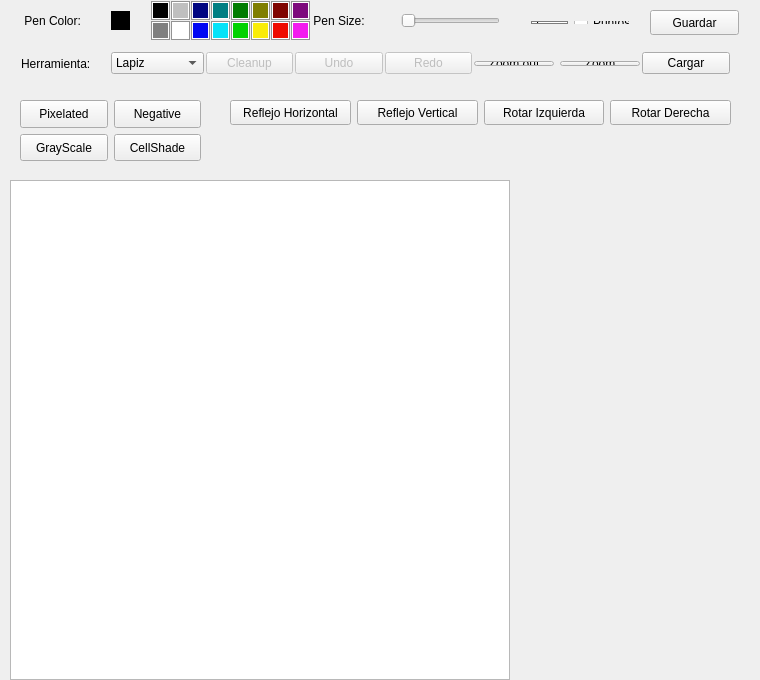
<?xml version="1.0" encoding="UTF-8"?>
<ui version="4.0">
 <class>Whiteboard</class>
 <widget class="QWidget" name="Whiteboard">
  <property name="enabled">
   <bool>true</bool>
  </property>
  <property name="geometry">
   <rect>
    <x>0</x>
    <y>0</y>
    <width>760</width>
    <height>680</height>
   </rect>
  </property>
  <property name="sizePolicy">
   <sizepolicy hsizetype="Fixed" vsizetype="Fixed">
    <horstretch>0</horstretch>
    <verstretch>0</verstretch>
   </sizepolicy>
  </property>
  <property name="minimumSize">
   <size>
    <width>501</width>
    <height>320</height>
   </size>
  </property>
  <property name="windowTitle">
   <string>Whiteboard</string>
  </property>
  <layout class="QGridLayout" name="gridLayout">
   <property name="leftMargin">
    <number>0</number>
   </property>
   <property name="topMargin">
    <number>0</number>
   </property>
   <property name="rightMargin">
    <number>0</number>
   </property>
   <property name="bottomMargin">
    <number>0</number>
   </property>
   <property name="spacing">
    <number>0</number>
   </property>
   <item row="0" column="0">
    <widget class="QWidget" name="centralWidget" native="true">
     <property name="sizePolicy">
      <sizepolicy hsizetype="Preferred" vsizetype="Preferred">
       <horstretch>0</horstretch>
       <verstretch>0</verstretch>
      </sizepolicy>
     </property>
     <property name="minimumSize">
      <size>
       <width>501</width>
       <height>71</height>
      </size>
     </property>
     <widget class="QWidget" name="verticalLayoutWidget">
      <property name="geometry">
       <rect>
        <x>10</x>
        <y>0</y>
        <width>82</width>
        <height>41</height>
       </rect>
      </property>
      <layout class="QVBoxLayout" name="verticalLayout">
       <item>
        <widget class="QLabel" name="color_header">
         <property name="text">
          <string> Pen Color:  </string>
         </property>
        </widget>
       </item>
      </layout>
     </widget>
     <widget class="QWidget" name="verticalLayoutWidget_4">
      <property name="geometry">
       <rect>
        <x>390</x>
        <y>0</y>
        <width>121</width>
        <height>41</height>
       </rect>
      </property>
      <layout class="QVBoxLayout" name="verticalLayout_4">
       <item>
        <widget class="QSlider" name="horizontalSlider">
         <property name="minimum">
          <number>1</number>
         </property>
         <property name="maximum">
          <number>10</number>
         </property>
         <property name="value">
          <number>1</number>
         </property>
         <property name="sliderPosition">
          <number>1</number>
         </property>
         <property name="orientation">
          <enum>Qt::Horizontal</enum>
         </property>
         <property name="tickInterval">
          <number>1</number>
         </property>
        </widget>
       </item>
      </layout>
     </widget>
     <widget class="QWidget" name="verticalLayoutWidget_5">
      <property name="geometry">
       <rect>
        <x>520</x>
        <y>10</y>
        <width>121</width>
        <height>25</height>
       </rect>
      </property>
      <layout class="QHBoxLayout" name="horizontalLayout_7">
       <item>
        <widget class="QSpinBox" name="spinBox">
         <property name="styleSheet">
          <string notr="true">border-style: solid;
border-width: 1px;
border-color: rgb(125, 125, 125);</string>
         </property>
         <property name="wrapping">
          <bool>false</bool>
         </property>
         <property name="accelerated">
          <bool>true</bool>
         </property>
         <property name="minimum">
          <number>1</number>
         </property>
         <property name="maximum">
          <number>10</number>
         </property>
         <property name="value">
          <number>1</number>
         </property>
        </widget>
       </item>
       <item>
        <widget class="QCheckBox" name="checkBox">
         <property name="sizePolicy">
          <sizepolicy hsizetype="Preferred" vsizetype="Preferred">
           <horstretch>0</horstretch>
           <verstretch>0</verstretch>
          </sizepolicy>
         </property>
         <property name="cursor">
          <cursorShape>PointingHandCursor</cursorShape>
         </property>
         <property name="text">
          <string>Puntos</string>
         </property>
        </widget>
       </item>
      </layout>
     </widget>
     <widget class="QLabel" name="size_header">
      <property name="geometry">
       <rect>
        <x>310</x>
        <y>0</y>
        <width>71</width>
        <height>41</height>
       </rect>
      </property>
      <property name="text">
       <string> Pen Size:  </string>
      </property>
     </widget>
     <widget class="QFrame" name="frame_2">
      <property name="geometry">
       <rect>
        <x>150</x>
        <y>0</y>
        <width>21</width>
        <height>21</height>
       </rect>
      </property>
      <property name="styleSheet">
       <string notr="true">background-color: rgb(191, 191, 191);
margin:0.75px;</string>
      </property>
      <property name="frameShape">
       <enum>QFrame::StyledPanel</enum>
      </property>
      <property name="frameShadow">
       <enum>QFrame::Raised</enum>
      </property>
      <widget class="QPushButton" name="black">
       <property name="geometry">
        <rect>
         <x>0</x>
         <y>0</y>
         <width>21</width>
         <height>21</height>
        </rect>
       </property>
       <property name="cursor">
        <cursorShape>PointingHandCursor</cursorShape>
       </property>
       <property name="styleSheet">
        <string notr="true">border: 1px solid rgb(255, 255, 255);
margin: 2px;
background: black;</string>
       </property>
       <property name="text">
        <string/>
       </property>
      </widget>
     </widget>
     <widget class="QFrame" name="frame_3">
      <property name="geometry">
       <rect>
        <x>170</x>
        <y>0</y>
        <width>21</width>
        <height>21</height>
       </rect>
      </property>
      <property name="styleSheet">
       <string notr="true">background-color: rgb(191, 191, 191);
margin:0.75px;</string>
      </property>
      <property name="frameShape">
       <enum>QFrame::StyledPanel</enum>
      </property>
      <property name="frameShadow">
       <enum>QFrame::Raised</enum>
      </property>
      <widget class="QPushButton" name="l_grey">
       <property name="geometry">
        <rect>
         <x>0</x>
         <y>0</y>
         <width>21</width>
         <height>21</height>
        </rect>
       </property>
       <property name="cursor">
        <cursorShape>PointingHandCursor</cursorShape>
       </property>
       <property name="styleSheet">
        <string notr="true">border: 1px solid rgb(255, 255, 255);
margin: 2px;
background-color: rgb(191, 191, 191);</string>
       </property>
       <property name="text">
        <string/>
       </property>
      </widget>
     </widget>
     <widget class="QFrame" name="frame_4">
      <property name="geometry">
       <rect>
        <x>190</x>
        <y>0</y>
        <width>21</width>
        <height>21</height>
       </rect>
      </property>
      <property name="styleSheet">
       <string notr="true">background-color: rgb(191, 191, 191);
margin:0.75px;</string>
      </property>
      <property name="frameShape">
       <enum>QFrame::StyledPanel</enum>
      </property>
      <property name="frameShadow">
       <enum>QFrame::Raised</enum>
      </property>
      <widget class="QPushButton" name="blue">
       <property name="geometry">
        <rect>
         <x>0</x>
         <y>0</y>
         <width>21</width>
         <height>21</height>
        </rect>
       </property>
       <property name="cursor">
        <cursorShape>PointingHandCursor</cursorShape>
       </property>
       <property name="styleSheet">
        <string notr="true">border: 1px solid rgb(255, 255, 255);
margin: 2px;
background-color: rgb(0, 5, 129);</string>
       </property>
       <property name="text">
        <string/>
       </property>
      </widget>
     </widget>
     <widget class="QFrame" name="frame_5">
      <property name="geometry">
       <rect>
        <x>270</x>
        <y>0</y>
        <width>21</width>
        <height>21</height>
       </rect>
      </property>
      <property name="styleSheet">
       <string notr="true">background-color: rgb(191, 191, 191);
margin:0.75px;</string>
      </property>
      <property name="frameShape">
       <enum>QFrame::StyledPanel</enum>
      </property>
      <property name="frameShadow">
       <enum>QFrame::Raised</enum>
      </property>
      <widget class="QPushButton" name="d_red">
       <property name="geometry">
        <rect>
         <x>0</x>
         <y>0</y>
         <width>21</width>
         <height>21</height>
        </rect>
       </property>
       <property name="cursor">
        <cursorShape>PointingHandCursor</cursorShape>
       </property>
       <property name="styleSheet">
        <string notr="true">border: 1px solid rgb(255, 255, 255);
margin: 2px;
background-color: rgb(128, 4, 0);</string>
       </property>
       <property name="text">
        <string/>
       </property>
      </widget>
     </widget>
     <widget class="QFrame" name="frame_8">
      <property name="geometry">
       <rect>
        <x>210</x>
        <y>0</y>
        <width>21</width>
        <height>20</height>
       </rect>
      </property>
      <property name="styleSheet">
       <string notr="true">background-color: rgb(191, 191, 191);
margin:0.75px;</string>
      </property>
      <property name="frameShape">
       <enum>QFrame::StyledPanel</enum>
      </property>
      <property name="frameShadow">
       <enum>QFrame::Raised</enum>
      </property>
      <widget class="QPushButton" name="sea">
       <property name="geometry">
        <rect>
         <x>0</x>
         <y>0</y>
         <width>21</width>
         <height>21</height>
        </rect>
       </property>
       <property name="cursor">
        <cursorShape>PointingHandCursor</cursorShape>
       </property>
       <property name="styleSheet">
        <string notr="true">border: 1px solid rgb(255, 255, 255);
margin: 2px;
background-color: rgb(0, 127, 131);</string>
       </property>
       <property name="text">
        <string/>
       </property>
      </widget>
     </widget>
     <widget class="QFrame" name="frame_7">
      <property name="geometry">
       <rect>
        <x>230</x>
        <y>0</y>
        <width>21</width>
        <height>21</height>
       </rect>
      </property>
      <property name="styleSheet">
       <string notr="true">background-color: rgb(191, 191, 191);
margin:0.75px;</string>
      </property>
      <property name="frameShape">
       <enum>QFrame::StyledPanel</enum>
      </property>
      <property name="frameShadow">
       <enum>QFrame::Raised</enum>
      </property>
      <widget class="QPushButton" name="green">
       <property name="geometry">
        <rect>
         <x>0</x>
         <y>0</y>
         <width>21</width>
         <height>21</height>
        </rect>
       </property>
       <property name="cursor">
        <cursorShape>PointingHandCursor</cursorShape>
       </property>
       <property name="styleSheet">
        <string notr="true">border: 1px solid rgb(255, 255, 255);
margin: 2px;
background-color: rgb(0, 124, 0);</string>
       </property>
       <property name="text">
        <string/>
       </property>
      </widget>
     </widget>
     <widget class="QFrame" name="frame_6">
      <property name="geometry">
       <rect>
        <x>250</x>
        <y>0</y>
        <width>21</width>
        <height>21</height>
       </rect>
      </property>
      <property name="styleSheet">
       <string notr="true">background-color: rgb(191, 191, 191);
margin:0.75px;</string>
      </property>
      <property name="frameShape">
       <enum>QFrame::StyledPanel</enum>
      </property>
      <property name="frameShadow">
       <enum>QFrame::Raised</enum>
      </property>
      <widget class="QPushButton" name="d_green">
       <property name="geometry">
        <rect>
         <x>0</x>
         <y>0</y>
         <width>21</width>
         <height>21</height>
        </rect>
       </property>
       <property name="cursor">
        <cursorShape>PointingHandCursor</cursorShape>
       </property>
       <property name="styleSheet">
        <string notr="true">border: 1px solid rgb(255, 255, 255);
margin: 2px;
background-color: rgb(128, 127, 0);</string>
       </property>
       <property name="text">
        <string/>
       </property>
      </widget>
     </widget>
     <widget class="QFrame" name="frame_9">
      <property name="geometry">
       <rect>
        <x>290</x>
        <y>0</y>
        <width>21</width>
        <height>21</height>
       </rect>
      </property>
      <property name="styleSheet">
       <string notr="true">background-color: rgb(191, 191, 191);
margin:0.75px;</string>
      </property>
      <property name="frameShape">
       <enum>QFrame::StyledPanel</enum>
      </property>
      <property name="frameShadow">
       <enum>QFrame::Raised</enum>
      </property>
      <widget class="QPushButton" name="violet">
       <property name="geometry">
        <rect>
         <x>0</x>
         <y>0</y>
         <width>21</width>
         <height>21</height>
        </rect>
       </property>
       <property name="cursor">
        <cursorShape>PointingHandCursor</cursorShape>
       </property>
       <property name="styleSheet">
        <string notr="true">border: 1px solid rgb(255, 255, 255);
margin: 2px;
background-color: rgb(126, 10, 125);</string>
       </property>
       <property name="text">
        <string/>
       </property>
      </widget>
     </widget>
     <widget class="QFrame" name="frame_10">
      <property name="geometry">
       <rect>
        <x>290</x>
        <y>20</y>
        <width>21</width>
        <height>21</height>
       </rect>
      </property>
      <property name="styleSheet">
       <string notr="true">background-color: rgb(191, 191, 191);
margin:0.75px;</string>
      </property>
      <property name="frameShape">
       <enum>QFrame::StyledPanel</enum>
      </property>
      <property name="frameShadow">
       <enum>QFrame::Raised</enum>
      </property>
      <widget class="QPushButton" name="pink">
       <property name="geometry">
        <rect>
         <x>0</x>
         <y>0</y>
         <width>21</width>
         <height>21</height>
        </rect>
       </property>
       <property name="cursor">
        <cursorShape>PointingHandCursor</cursorShape>
       </property>
       <property name="styleSheet">
        <string notr="true">border: 1px solid rgb(255, 255, 255);
margin: 2px;
background-color: rgb(243, 26, 239);</string>
       </property>
       <property name="text">
        <string/>
       </property>
      </widget>
     </widget>
     <widget class="QFrame" name="frame_17">
      <property name="geometry">
       <rect>
        <x>150</x>
        <y>20</y>
        <width>21</width>
        <height>21</height>
       </rect>
      </property>
      <property name="styleSheet">
       <string notr="true">background-color: rgb(191, 191, 191);
margin:0.75px;</string>
      </property>
      <property name="frameShape">
       <enum>QFrame::StyledPanel</enum>
      </property>
      <property name="frameShadow">
       <enum>QFrame::Raised</enum>
      </property>
      <widget class="QPushButton" name="grey">
       <property name="geometry">
        <rect>
         <x>0</x>
         <y>0</y>
         <width>21</width>
         <height>21</height>
        </rect>
       </property>
       <property name="cursor">
        <cursorShape>PointingHandCursor</cursorShape>
       </property>
       <property name="styleSheet">
        <string notr="true">border: 1px solid rgb(255, 255, 255);
margin: 2px;
background-color: rgb(128, 128, 128);</string>
       </property>
       <property name="text">
        <string/>
       </property>
      </widget>
     </widget>
     <widget class="QFrame" name="frame_16">
      <property name="geometry">
       <rect>
        <x>170</x>
        <y>20</y>
        <width>21</width>
        <height>21</height>
       </rect>
      </property>
      <property name="styleSheet">
       <string notr="true">background-color: rgb(191, 191, 191);
margin:0.75px;</string>
      </property>
      <property name="frameShape">
       <enum>QFrame::StyledPanel</enum>
      </property>
      <property name="frameShadow">
       <enum>QFrame::Raised</enum>
      </property>
      <widget class="QPushButton" name="white">
       <property name="geometry">
        <rect>
         <x>0</x>
         <y>0</y>
         <width>21</width>
         <height>21</height>
        </rect>
       </property>
       <property name="cursor">
        <cursorShape>PointingHandCursor</cursorShape>
       </property>
       <property name="styleSheet">
        <string notr="true">border: 1px solid rgb(255, 255, 255);
margin: 2px;
background-color: rgb(255, 255, 255);</string>
       </property>
       <property name="text">
        <string/>
       </property>
      </widget>
     </widget>
     <widget class="QFrame" name="frame_15">
      <property name="geometry">
       <rect>
        <x>190</x>
        <y>20</y>
        <width>21</width>
        <height>21</height>
       </rect>
      </property>
      <property name="styleSheet">
       <string notr="true">background-color: rgb(191, 191, 191);
margin:0.75px;</string>
      </property>
      <property name="frameShape">
       <enum>QFrame::StyledPanel</enum>
      </property>
      <property name="frameShadow">
       <enum>QFrame::Raised</enum>
      </property>
      <widget class="QPushButton" name="l_blue">
       <property name="geometry">
        <rect>
         <x>0</x>
         <y>0</y>
         <width>21</width>
         <height>21</height>
        </rect>
       </property>
       <property name="cursor">
        <cursorShape>PointingHandCursor</cursorShape>
       </property>
       <property name="styleSheet">
        <string notr="true">border: 1px solid rgb(255, 255, 255);
margin: 2px;
background-color: rgb(0, 7, 243);</string>
       </property>
       <property name="text">
        <string/>
       </property>
      </widget>
     </widget>
     <widget class="QFrame" name="frame_14">
      <property name="geometry">
       <rect>
        <x>210</x>
        <y>20</y>
        <width>21</width>
        <height>21</height>
       </rect>
      </property>
      <property name="styleSheet">
       <string notr="true">background-color: rgb(191, 191, 191);
margin:0.75px;</string>
      </property>
      <property name="frameShape">
       <enum>QFrame::StyledPanel</enum>
      </property>
      <property name="frameShadow">
       <enum>QFrame::Raised</enum>
      </property>
      <widget class="QPushButton" name="cyan">
       <property name="geometry">
        <rect>
         <x>0</x>
         <y>0</y>
         <width>21</width>
         <height>21</height>
        </rect>
       </property>
       <property name="cursor">
        <cursorShape>PointingHandCursor</cursorShape>
       </property>
       <property name="styleSheet">
        <string notr="true">border: 1px solid rgb(255, 255, 255);
margin: 2px;
background-color: rgb(5, 226, 248);</string>
       </property>
       <property name="text">
        <string/>
       </property>
      </widget>
     </widget>
     <widget class="QFrame" name="frame_13">
      <property name="geometry">
       <rect>
        <x>230</x>
        <y>20</y>
        <width>21</width>
        <height>21</height>
       </rect>
      </property>
      <property name="styleSheet">
       <string notr="true">background-color: rgb(191, 191, 191);
margin:0.75px;</string>
      </property>
      <property name="frameShape">
       <enum>QFrame::StyledPanel</enum>
      </property>
      <property name="frameShadow">
       <enum>QFrame::Raised</enum>
      </property>
      <widget class="QPushButton" name="l_green">
       <property name="geometry">
        <rect>
         <x>0</x>
         <y>0</y>
         <width>21</width>
         <height>21</height>
        </rect>
       </property>
       <property name="cursor">
        <cursorShape>PointingHandCursor</cursorShape>
       </property>
       <property name="styleSheet">
        <string notr="true">border: 1px solid rgb(255, 255, 255);
margin: 2px;
background-color: rgb(1, 210, 0);</string>
       </property>
       <property name="text">
        <string/>
       </property>
      </widget>
     </widget>
     <widget class="QFrame" name="frame_12">
      <property name="geometry">
       <rect>
        <x>250</x>
        <y>20</y>
        <width>21</width>
        <height>21</height>
       </rect>
      </property>
      <property name="styleSheet">
       <string notr="true">background-color: rgb(191, 191, 191);
margin:0.75px;</string>
      </property>
      <property name="frameShape">
       <enum>QFrame::StyledPanel</enum>
      </property>
      <property name="frameShadow">
       <enum>QFrame::Raised</enum>
      </property>
      <widget class="QPushButton" name="yellow">
       <property name="geometry">
        <rect>
         <x>0</x>
         <y>0</y>
         <width>21</width>
         <height>21</height>
        </rect>
       </property>
       <property name="cursor">
        <cursorShape>PointingHandCursor</cursorShape>
       </property>
       <property name="styleSheet">
        <string notr="true">border: 1px solid rgb(255, 255, 255);
margin: 2px;
background-color: rgb(249, 236, 9);</string>
       </property>
       <property name="text">
        <string/>
       </property>
      </widget>
     </widget>
     <widget class="QFrame" name="frame_11">
      <property name="geometry">
       <rect>
        <x>270</x>
        <y>20</y>
        <width>21</width>
        <height>21</height>
       </rect>
      </property>
      <property name="styleSheet">
       <string notr="true">background-color: rgb(191, 191, 191);
margin:0.75px;</string>
      </property>
      <property name="frameShape">
       <enum>QFrame::StyledPanel</enum>
      </property>
      <property name="frameShadow">
       <enum>QFrame::Raised</enum>
      </property>
      <widget class="QPushButton" name="red">
       <property name="geometry">
        <rect>
         <x>0</x>
         <y>0</y>
         <width>21</width>
         <height>21</height>
        </rect>
       </property>
       <property name="cursor">
        <cursorShape>PointingHandCursor</cursorShape>
       </property>
       <property name="styleSheet">
        <string notr="true">border: 1px solid rgb(255, 255, 255);
margin: 2px;
background-color: rgb(239, 11, 0);</string>
       </property>
       <property name="text">
        <string/>
       </property>
      </widget>
     </widget>
     <widget class="QWidget" name="gridLayoutWidget">
      <property name="geometry">
       <rect>
        <x>100</x>
        <y>0</y>
        <width>41</width>
        <height>41</height>
       </rect>
      </property>
      <layout class="QGridLayout" name="gridLayout_2">
       <item row="0" column="0">
        <widget class="QFrame" name="currentColor">
         <property name="maximumSize">
          <size>
           <width>31</width>
           <height>31</height>
          </size>
         </property>
         <property name="styleSheet">
          <string notr="true">background-color: rgb(0, 0, 0);
</string>
         </property>
         <property name="frameShape">
          <enum>QFrame::StyledPanel</enum>
         </property>
         <property name="frameShadow">
          <enum>QFrame::Raised</enum>
         </property>
        </widget>
       </item>
      </layout>
     </widget>
     <widget class="QWidget" name="horizontalLayoutWidget_2">
      <property name="geometry">
       <rect>
        <x>10</x>
        <y>40</y>
        <width>731</width>
        <height>47</height>
       </rect>
      </property>
      <layout class="QHBoxLayout" name="horizontalLayout_3" stretch="0,0,0,0,0,0,0">
       <property name="spacing">
        <number>2</number>
       </property>
       <item>
        <widget class="QLabel" name="shape_header">
         <property name="text">
          <string>Herramienta:</string>
         </property>
        </widget>
       </item>
       <item>
        <widget class="QComboBox" name="typeLine">
         <property name="currentIndex">
          <number>0</number>
         </property>
         <item>
          <property name="text">
           <string>Lapiz</string>
          </property>
         </item>
         <item>
          <property name="text">
           <string>Lapicero</string>
          </property>
         </item>
         <item>
          <property name="text">
           <string>Rectangulo</string>
          </property>
         </item>
         <item>
          <property name="text">
           <string>Balde</string>
          </property>
         </item>
         <item>
          <property name="text">
           <string>Borrador</string>
          </property>
         </item>
        </widget>
       </item>
       <item>
        <widget class="QPushButton" name="clear">
         <property name="enabled">
          <bool>false</bool>
         </property>
         <property name="styleSheet">
          <string notr="true"/>
         </property>
         <property name="text">
          <string>Cleanup</string>
         </property>
        </widget>
       </item>
       <item>
        <widget class="QPushButton" name="undo">
         <property name="enabled">
          <bool>false</bool>
         </property>
         <property name="text">
          <string>Undo</string>
         </property>
        </widget>
       </item>
       <item>
        <widget class="QPushButton" name="redo">
         <property name="enabled">
          <bool>false</bool>
         </property>
         <property name="text">
          <string>Redo</string>
         </property>
        </widget>
       </item>
       <item>
        <layout class="QHBoxLayout" name="horizontalLayout" stretch="0,0">
         <property name="leftMargin">
          <number>0</number>
         </property>
         <property name="topMargin">
          <number>10</number>
         </property>
         <property name="rightMargin">
          <number>0</number>
         </property>
         <property name="bottomMargin">
          <number>10</number>
         </property>
         <item>
          <widget class="QPushButton" name="zoomoutButton">
           <property name="sizePolicy">
            <sizepolicy hsizetype="Preferred" vsizetype="Preferred">
             <horstretch>0</horstretch>
             <verstretch>0</verstretch>
            </sizepolicy>
           </property>
           <property name="cursor">
            <cursorShape>ClosedHandCursor</cursorShape>
           </property>
           <property name="text">
            <string>Zoom out</string>
           </property>
          </widget>
         </item>
         <item>
          <widget class="QPushButton" name="zoomButton">
           <property name="sizePolicy">
            <sizepolicy hsizetype="Preferred" vsizetype="Preferred">
             <horstretch>0</horstretch>
             <verstretch>0</verstretch>
            </sizepolicy>
           </property>
           <property name="cursor">
            <cursorShape>OpenHandCursor</cursorShape>
           </property>
           <property name="text">
            <string>Zoom</string>
           </property>
          </widget>
         </item>
        </layout>
       </item>
       <item>
        <widget class="QPushButton" name="Cargar">
         <property name="cursor">
          <cursorShape>WaitCursor</cursorShape>
         </property>
         <property name="text">
          <string>Cargar</string>
         </property>
        </widget>
       </item>
      </layout>
     </widget>
     <widget class="QGraphicsView" name="graphicsView">
      <property name="geometry">
       <rect>
        <x>10</x>
        <y>180</y>
        <width>500</width>
        <height>500</height>
       </rect>
      </property>
      <property name="sizePolicy">
       <sizepolicy hsizetype="Preferred" vsizetype="Preferred">
        <horstretch>0</horstretch>
        <verstretch>0</verstretch>
       </sizepolicy>
      </property>
      <property name="minimumSize">
       <size>
        <width>500</width>
        <height>500</height>
       </size>
      </property>
      <property name="maximumSize">
       <size>
        <width>500</width>
        <height>500</height>
       </size>
      </property>
      <property name="cursor" stdset="0">
       <cursorShape>CrossCursor</cursorShape>
      </property>
      <property name="verticalScrollBarPolicy">
       <enum>Qt::ScrollBarAlwaysOff</enum>
      </property>
      <property name="horizontalScrollBarPolicy">
       <enum>Qt::ScrollBarAlwaysOff</enum>
      </property>
     </widget>
     <widget class="QWidget" name="verticalLayoutWidget_3">
      <property name="geometry">
       <rect>
        <x>220</x>
        <y>90</y>
        <width>521</width>
        <height>45</height>
       </rect>
      </property>
      <layout class="QHBoxLayout" name="horizontalLayout_2" stretch="0,0,0,0">
       <property name="spacing">
        <number>6</number>
       </property>
       <property name="leftMargin">
        <number>10</number>
       </property>
       <property name="topMargin">
        <number>10</number>
       </property>
       <property name="rightMargin">
        <number>10</number>
       </property>
       <property name="bottomMargin">
        <number>10</number>
       </property>
       <item>
        <widget class="QPushButton" name="reflejoHorizontal">
         <property name="sizePolicy">
          <sizepolicy hsizetype="Preferred" vsizetype="Preferred">
           <horstretch>0</horstretch>
           <verstretch>0</verstretch>
          </sizepolicy>
         </property>
         <property name="text">
          <string>Reflejo Horizontal</string>
         </property>
        </widget>
       </item>
       <item>
        <widget class="QPushButton" name="reflejoVertical">
         <property name="sizePolicy">
          <sizepolicy hsizetype="Preferred" vsizetype="Preferred">
           <horstretch>0</horstretch>
           <verstretch>0</verstretch>
          </sizepolicy>
         </property>
         <property name="text">
          <string>Reflejo Vertical</string>
         </property>
        </widget>
       </item>
       <item>
        <widget class="QPushButton" name="rotarI">
         <property name="sizePolicy">
          <sizepolicy hsizetype="Preferred" vsizetype="Preferred">
           <horstretch>0</horstretch>
           <verstretch>0</verstretch>
          </sizepolicy>
         </property>
         <property name="text">
          <string>Rotar Izquierda</string>
         </property>
        </widget>
       </item>
       <item>
        <widget class="QPushButton" name="rotarD">
         <property name="sizePolicy">
          <sizepolicy hsizetype="Preferred" vsizetype="Preferred">
           <horstretch>0</horstretch>
           <verstretch>0</verstretch>
          </sizepolicy>
         </property>
         <property name="text">
          <string>Rotar Derecha</string>
         </property>
        </widget>
       </item>
      </layout>
     </widget>
     <widget class="QPushButton" name="pushButton_7">
      <property name="geometry">
       <rect>
        <x>650</x>
        <y>10</y>
        <width>89</width>
        <height>25</height>
       </rect>
      </property>
      <property name="text">
       <string>Guardar</string>
      </property>
     </widget>
     <widget class="QWidget" name="gridLayoutWidget_2">
      <property name="geometry">
       <rect>
        <x>10</x>
        <y>90</y>
        <width>201</width>
        <height>81</height>
       </rect>
      </property>
      <layout class="QGridLayout" name="gridLayout_3" rowstretch="0,0" columnstretch="0,0" rowminimumheight="0,0" columnminimumwidth="0,0">
       <property name="leftMargin">
        <number>10</number>
       </property>
       <property name="topMargin">
        <number>10</number>
       </property>
       <property name="rightMargin">
        <number>10</number>
       </property>
       <property name="bottomMargin">
        <number>10</number>
       </property>
       <property name="spacing">
        <number>6</number>
       </property>
       <item row="0" column="1">
        <widget class="QPushButton" name="pushButton_2">
         <property name="sizePolicy">
          <sizepolicy hsizetype="Preferred" vsizetype="Preferred">
           <horstretch>0</horstretch>
           <verstretch>0</verstretch>
          </sizepolicy>
         </property>
         <property name="text">
          <string>Negative</string>
         </property>
        </widget>
       </item>
       <item row="0" column="0">
        <widget class="QPushButton" name="pushButton_3">
         <property name="sizePolicy">
          <sizepolicy hsizetype="Preferred" vsizetype="Preferred">
           <horstretch>0</horstretch>
           <verstretch>0</verstretch>
          </sizepolicy>
         </property>
         <property name="text">
          <string>Pixelated</string>
         </property>
        </widget>
       </item>
       <item row="1" column="0">
        <widget class="QPushButton" name="pushButton">
         <property name="sizePolicy">
          <sizepolicy hsizetype="Preferred" vsizetype="Preferred">
           <horstretch>0</horstretch>
           <verstretch>0</verstretch>
          </sizepolicy>
         </property>
         <property name="text">
          <string>GrayScale</string>
         </property>
        </widget>
       </item>
       <item row="1" column="1">
        <widget class="QPushButton" name="pushButton_8">
         <property name="sizePolicy">
          <sizepolicy hsizetype="Preferred" vsizetype="Preferred">
           <horstretch>0</horstretch>
           <verstretch>0</verstretch>
          </sizepolicy>
         </property>
         <property name="text">
          <string>CellShade</string>
         </property>
        </widget>
       </item>
      </layout>
     </widget>
    </widget>
   </item>
  </layout>
 </widget>
 <layoutdefault spacing="6" margin="11"/>
 <resources/>
 <connections/>
</ui>
